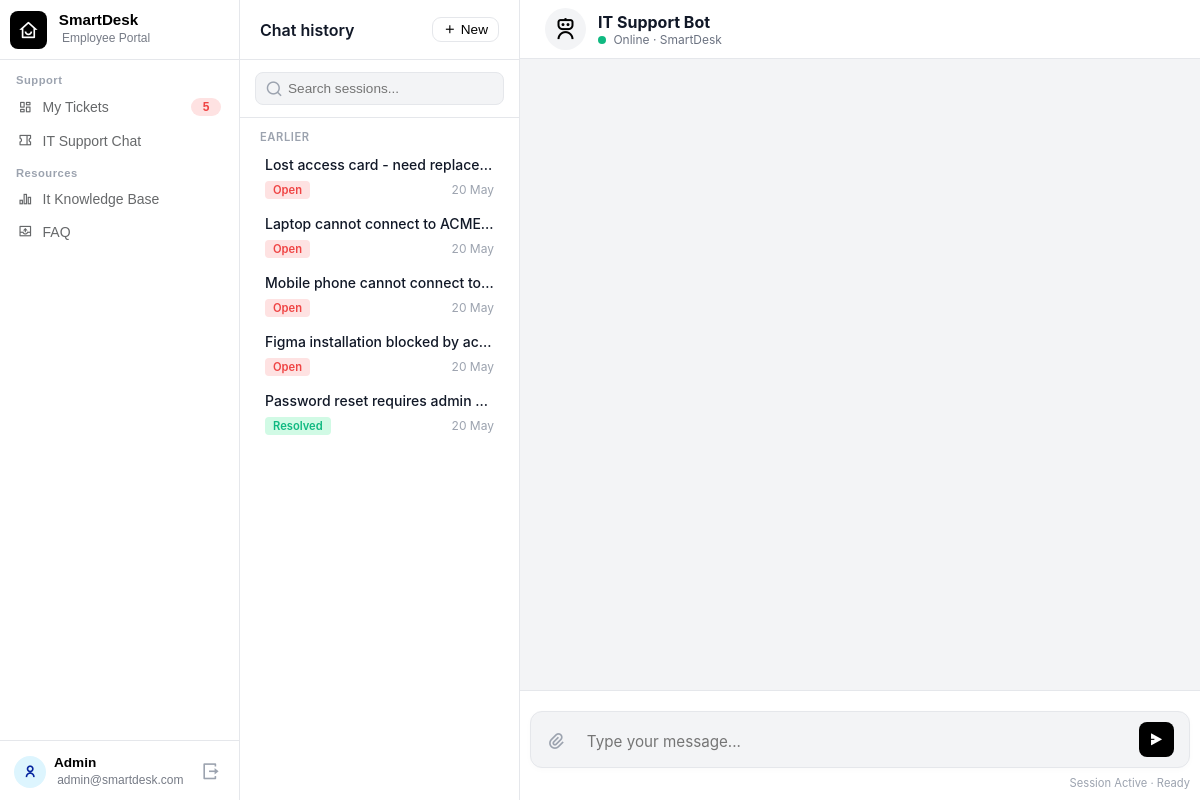
/chat-bot (signed in), run on an earlier commit of the app's database.
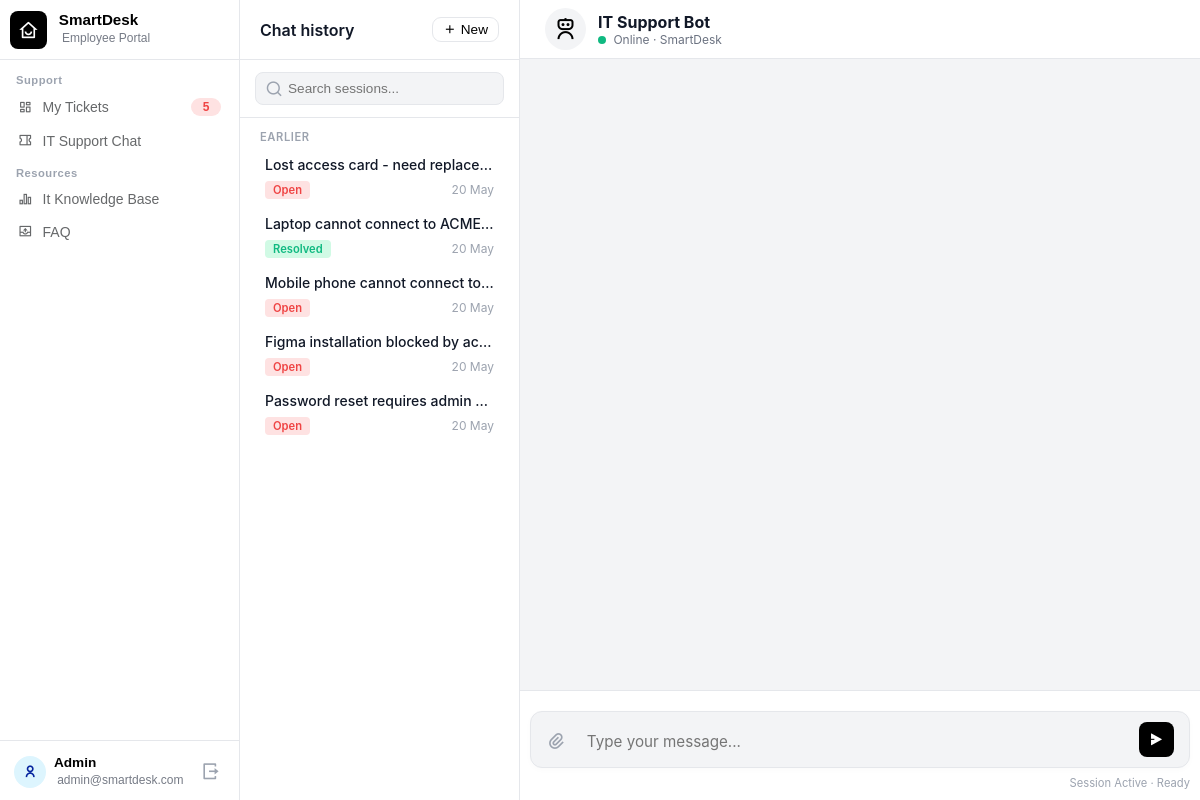
And on a later commit of the database.
### main.py (models this page shows)
class Ticket(db.Model):
    id = db.Column(db.Integer, primary_key=True)
    email = db.Column(db.String(100), nullable=False)
    title = db.Column(db.String(200), nullable=False)
    description = db.Column(db.Text, nullable=False)
    category = db.Column(db.String(50), nullable=False)
    priority = db.Column(db.String(20), nullable=False)
    status = db.Column(db.String(20), nullable=False, default='Open')
    created_at = db.Column(db.DateTime, default=datetime.now)
    proceeding_started = db.Column(db.DateTime, nullable=True)
    resolved_at = db.Column(db.DateTime, nullable=True)
    session_id = db.Column(db.String(100), nullable=True)

### main.py (the view)
@app.route('/chat-bot')
def render_chatbot():
    if 'email' not in session:
        return redirect(url_for('employee_login'))
    user_email = session['email']
    my_tickets = Ticket.query.filter_by(email=user_email).order_by(Ticket.created_at.desc()).all()
    today = date.today()
    yesterday = today - timedelta(days=1)
    tickets_today = []
    tickets_yesterday = []
    tickets_earlier = []
    for ticket in my_tickets:
        ticket_date = ticket.created_at.date()
        if ticket_date == today:
            tickets_today.append(ticket)
        elif ticket_date == yesterday:
            tickets_yesterday.append(ticket)
        else:
            tickets_earlier.append(ticket)
    return render_template(
        'ChatBot.html',
        tickets=my_tickets,
        tickets_today=tickets_today,
        tickets_yesterday=tickets_yesterday,
        tickets_earlier=tickets_earlier
    )

### templates/ChatBot.html (shortened to what this page needs)
{% extends "EmployeeSideBase.html" %}
{% block extra_css %}
<link rel="stylesheet" href="{{ url_for('static', filename='css/ChatBot.css') }}">
{% endblock %}
{% block content %}
<div class="chat-page-container">
    <aside class="history-sidebar">
        <div class="history-header">
            <h3>Chat history</h3>
            <button class="btn-new-chat" id="new-chat-btn"><i class="ri-add-line"></i> New</button>
        </div>
        <div class="history-search">
            <input type="text" placeholder="Search sessions...">
        </div>
        <div class="history-scroll-area">
            {% if tickets_earlier %}
            <div class="history-group">
                <span class="history-label">EARLIER</span>
                {% for ticket in tickets_earlier %}
                <div class="history-item hover-shade" data-session-id="{{ ticket.session_id }}">
                    <p class="history-title">{{ ticket.title }}</p>
                    <div class="history-meta">
                        <span class="status-badge
                            {% if ticket.status == 'Open' %}s-open
                            {% elif ticket.status == 'In Progress' %}s-in-progress
                            {% else %}s-resolved{% endif %}">
                            {{ ticket.status }}
                        </span>
                        <span class="history-time">{{ ticket.created_at.strftime('%d %b') }}</span>
                    </div>
                </div>
                {% endfor %}
            </div>
            {% endif %}
        </div>
    </aside>
    <main class="chat-main-wrapper">
        <div class="chat-header">
            <div class="bot-info">
                <i class="ri-robot-3-line"></i>
                <div class="top-header">
                    <h2>IT Support Bot</h2>
                    <p><span class="status-dot"></span> Online · SmartDesk</p>
                </div>
            </div>
        </div>
        <div class="chat-box" id="chat-box">
            </div>
        <div class="chat-input-wrapper">
            <div class="chat-input-container">
                <i class="ri-attachment-2"></i>
                <textarea id="user-input" rows="1" placeholder="Type your message..."></textarea>
                <button id="send-btn"><i class="ri-send-plane-2-fill"></i></button>
            </div>
            <div class="chat-session-info">
                <span>Session Active · Ready</span>
            </div>
        </div>
    </main>
</div>
{% endblock %}

What changed in the data, as far as the page shows it:
changed Ticket "Laptop cannot connect to ACME…": status "Open" → "Resolved"
changed Ticket "Password reset requires admin…": status "Resolved" → "Open"
